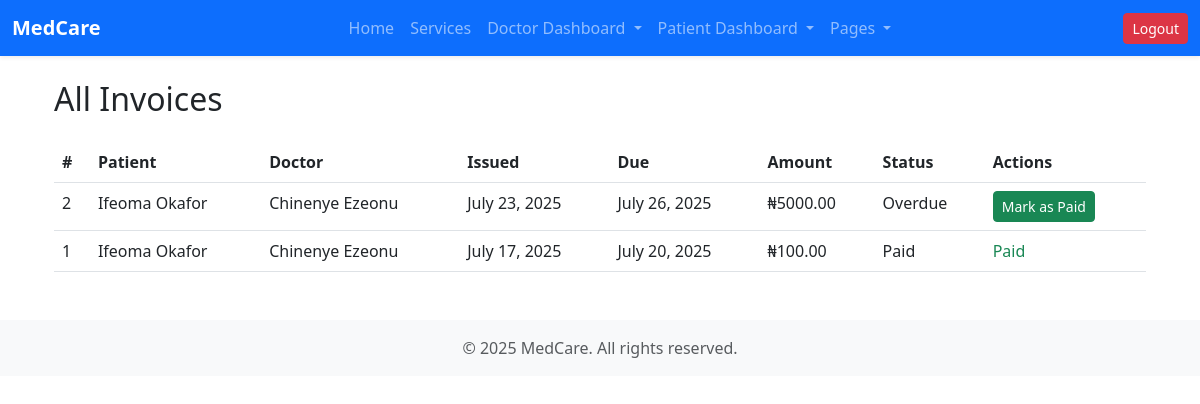
The app's page /billing/admin/ (signed in) with its own data.
### billing/models.py (models this page shows, shortened)
class Invoice(models.Model):
    patient = models.ForeignKey(PatientProfile, on_delete=models.CASCADE)
    doctor = models.ForeignKey(DoctorProfile, on_delete=models.SET_NULL, null=True, blank=True)
    issued_date = models.DateField(auto_now_add=True)
    due_date = models.DateField()
    total_amount = models.DecimalField(max_digits=10, decimal_places=2)
    is_paid = models.BooleanField(default=False)
    notes = models.TextField(blank=True)
    paid_on = models.DateField(null=True, blank=True)
    payment_method = models.CharField(max_length=50, blank=True)
    transaction_id = models.CharField(max_length=100, null=True, blank=True)
    class Meta:
        ordering = ['-issued_date']
    @property
    def status(self):
        if self.is_paid:
            return "Paid"
        elif timezone.now().date() > self.due_date:
            return "Overdue"
        elif self.amount_paid > 0:
            return "Partially Paid"
        else:
            return "Unpaid"

### patients/models.py (models this page shows, shortened)
class PatientProfile(models.Model):
    user = models.OneToOneField(settings.AUTH_USER_MODEL, on_delete=models.CASCADE, related_name='patient_profile')
    date_of_birth = models.DateField(null=True, blank=True)
    gender = models.CharField(max_length=10, choices=GENDER_CHOICES, null=True, blank=True)
    phone = models.CharField(max_length=20, blank=True)
    address = models.TextField(blank=True)
    blood_group = models.CharField(max_length=5, blank=True)
    allergies = models.TextField(blank=True)
    medical_history = models.TextField(blank=True)

### accounts/models.py (models this page shows, shortened)
class User(AbstractBaseUser, PermissionsMixin):
    email = models.EmailField(unique=True)
    role = models.CharField(max_length=10, choices=ROLE_CHOICES, default='patient')
    first_name = models.CharField(max_length=100)
    last_name = models.CharField(max_length=100)
    is_active = models.BooleanField(default=True)
    is_staff = models.BooleanField(default=False)
    date_joined = models.DateTimeField(default=timezone.now)
    USERNAME_FIELD = 'email'
    REQUIRED_FIELDS = ['first_name', 'last_name']
    objects = UserManager()
    def get_full_name(self):
        return f"{self.first_name} {self.last_name}".strip()

### doctors/models.py (models this page shows, shortened)
class DoctorProfile(models.Model):
    SPECIALTY_CHOICES = [
        ('cardiology', 'Cardiology'),
        ('dermatology', 'Dermatology'),
        ('neurology', 'Neurology'),
        ('pediatrics', 'Pediatrics'),
        ('general', 'General Practice'),
    ]
    user = models.OneToOneField(settings.AUTH_USER_MODEL, on_delete=models.CASCADE, related_name='doctor_profile')
    specialization = models.CharField(max_length=100, choices=SPECIALTY_CHOICES)
    bio = models.TextField(blank=True)
    phone = models.CharField(max_length=20, blank=True)
    office_address = models.TextField(blank=True)
    license_number = models.CharField(max_length=50, blank=True)
    experience_years = models.PositiveIntegerField(default=0)

### billing/views.py (the view)
# urls.py: path('admin/', views.admin_billing, name='admin-billing'),
@login_required
def admin_billing(request):
    if not request.user.is_superuser:
        raise PermissionDenied
    invoices = Invoice.objects.all()
    return render(request, 'billing/admin_billing.html', {'invoices': invoices})

### billing/templates/billing/admin_billing.html (shortened to what this page needs)
{% extends 'base.html' %}
{% block content %}
<div class="container mt-4">
    <h2 class="mb-4">All Invoices</h2>
    {% if invoices %}
        <table class="table table-hover">
            <thead>
                <tr>
                    <th>#</th>
                    <th>Patient</th>
                    <th>Doctor</th>
                    <th>Issued</th>
                    <th>Due</th>
                    <th>Amount</th>
                    <th>Status</th>
                    <th>Actions</th>
                </tr>
            </thead>
            <tbody>
                {% for invoice in invoices %}
                <tr>
                    <td>{{ invoice.id }}</td>
                    <td>{{ invoice.patient.user.get_full_name }}</td>
                    <td>{{ invoice.doctor.user.get_full_name }}</td>
                    <td>{{ invoice.issued_date }}</td>
                    <td>{{ invoice.due_date }}</td>
                    <td>₦{{ invoice.total_amount }}</td>
                    <td>{{ invoice.status }}</td>
                    <td>
                        {% if not invoice.is_paid %}
                        <form method="post" action="{% url 'mark-invoice-paid' invoice.id %}" style="display:inline;">
                            <button class="btn btn-sm btn-success">Mark as Paid</button>
                        </form>
                        {% else %}
                        <span class="text-success">Paid</span>
                        {% endif %}
                    </td>
                </tr>
                {% endfor %}
            </tbody>
        </table>
    {% else %}
        <p>No invoices in the system.</p>
    {% endif %}
</div>
{% endblock %}

### records on screen
Invoice: id "2", patient.user.get_full_name "Ifeoma Okafor", doctor.user.get_full_name "Chinenye Ezeonu", issued_date "July 23, 2025", due_date "July 26, 2025", total_amount "5000.00", status "Overdue", shows "Mark as Paid"
Invoice: id "1", patient.user.get_full_name "Ifeoma Okafor", doctor.user.get_full_name "Chinenye Ezeonu", issued_date "July 17, 2025", due_date "July 20, 2025", total_amount "100.00", status "Paid"
